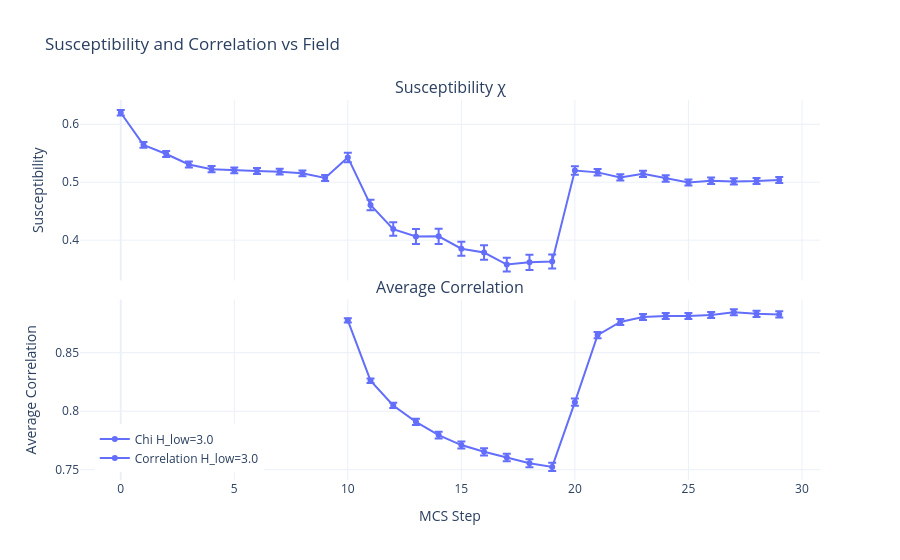

Notebook code for this chart:
### Code cell
fig.show()

### Figure 1 — Plotly figure (JSON) as saved in the notebook; plotly's stock layout.template omitted (floating-point values rounded to 4 significant figures)
{"data": [{"error_y": {"array": [0.004735, 0.004853, 0.00508, 0.005343, 0.00547, 0.004993, 0.005151, 0.004952, 0.005009, 0.005062, 0.008175, 0.009213, 0.01168, 0.01297, 0.01331, 0.01219, 0.0124, 0.01194, 0.01326, 0.01215, 0.007362, 0.005608, 0.005502, 0.005576, 0.005627, 0.005238, 0.005612, 0.005497, 0.005244, 0.005196], "type": "data", "visible": true}, "line": {"color": "#636EFA"}, "marker": {"color": "#636EFA"}, "mode": "lines+markers", "name": "Chi H_low=3.0", "x": [0, 1, 2, 3, 4, 5, 6, 7, 8, 9, 10, 11, 12, 13, 14, 15, 16, 17, 18, 19, 20, 21, 22, 23, 24, 25, 26, 27, 28, 29], "y": [0.6198, 0.5644, 0.5487, 0.5306, 0.5226, 0.5204, 0.5193, 0.5182, 0.5153, 0.5073, 0.5428, 0.4606, 0.419, 0.4064, 0.4065, 0.3852, 0.3786, 0.3578, 0.3616, 0.363, 0.5201, 0.517, 0.5083, 0.5144, 0.5065, 0.4996, 0.5025, 0.5014, 0.5021, 0.504], "type": "scatter", "xaxis": "x", "yaxis": "y"}, {"error_y": {"array": [0.001796, 0.001948, 0.002246, 0.002655, 0.002871, 0.002971, 0.003125, 0.003238, 0.003396, 0.003505, 0.003141, 0.002714, 0.002495, 0.002579, 0.00259, 0.002625, 0.002544, 0.002573, 0.002654, 0.002705], "type": "data", "visible": true}, "line": {"color": "#636EFA"}, "marker": {"color": "#636EFA"}, "mode": "lines+markers", "name": "Correlation H_low=3.0", "x": [10, 11, 12, 13, 14, 15, 16, 17, 18, 19, 20, 21, 22, 23, 24, 25, 26, 27, 28, 29], "y": [0.8776, 0.8261, 0.8049, 0.7909, 0.7796, 0.7711, 0.7653, 0.7604, 0.7555, 0.7524, 0.8077, 0.8651, 0.8763, 0.8805, 0.8814, 0.8814, 0.8822, 0.8846, 0.8833, 0.8828], "type": "scatter", "xaxis": "x2", "yaxis": "y2"}], "layout": {"xaxis": {"anchor": "y", "domain": [0.0, 1.0], "matches": "x2", "showticklabels": false}, "yaxis": {"anchor": "x", "domain": [0.525, 1.0], "title": {"text": "Susceptibility"}}, "xaxis2": {"anchor": "y2", "domain": [0.0, 1.0], "title": {"text": "MCS Step"}}, "yaxis2": {"anchor": "x2", "domain": [0.0, 0.475], "title": {"text": "Average Correlation"}}, "annotations": [{"font": {"size": 16}, "showarrow": false, "text": "Susceptibility χ", "x": 0.5, "xanchor": "center", "xref": "paper", "y": 1.0, "yanchor": "bottom", "yref": "paper"}, {"font": {"size": 16}, "showarrow": false, "text": "Average Correlation", "x": 0.5, "xanchor": "center", "xref": "paper", "y": 0.475, "yanchor": "bottom", "yref": "paper"}], "legend": {"x": 0.02, "y": 0.02}, "title": {"text": "Susceptibility and Correlation vs Field"}}}
